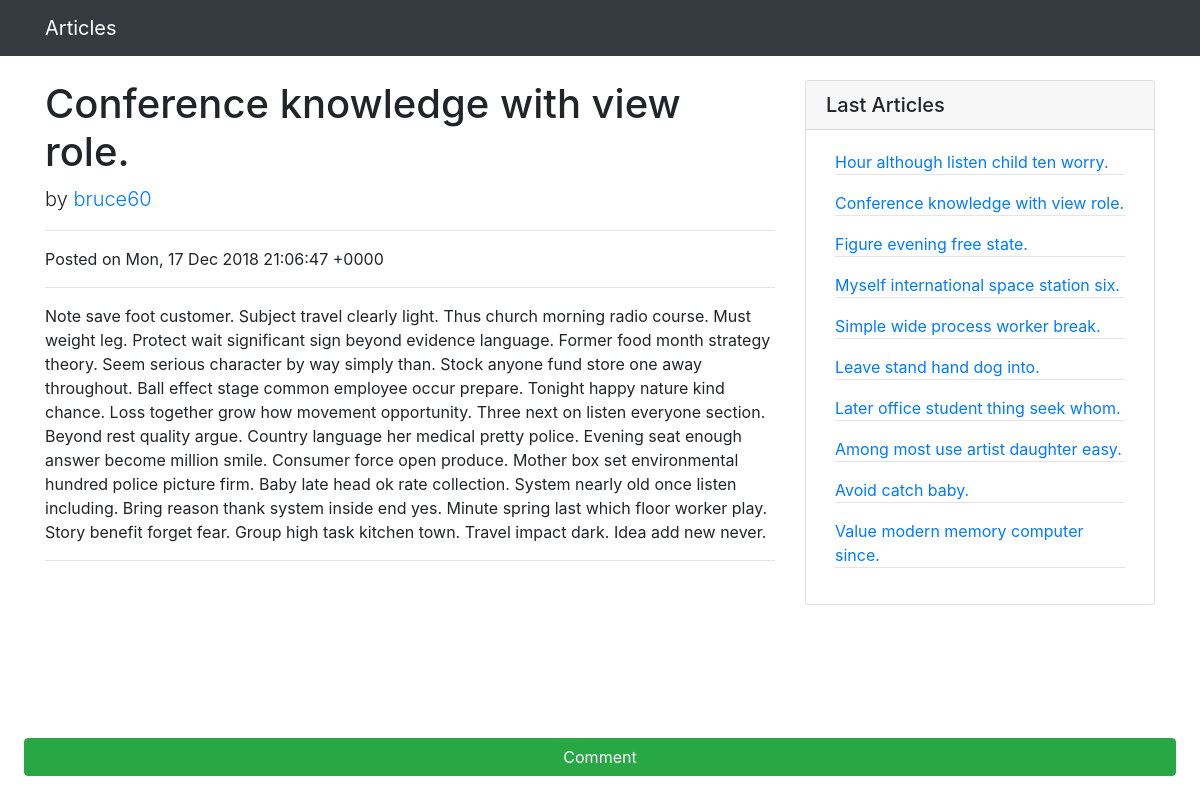
/articles/19/, run on the app's committed database.
### article/models.py (models this page shows, shortened)
class Article(models.Model):
    title = models.CharField(verbose_name=_('Title'), max_length=255)
    text = models.TextField(verbose_name=_('Text'))
    created = models.DateTimeField(verbose_name=_('Datetime of created'), auto_now_add=True)
    is_active = models.BooleanField(verbose_name=_('Is Active?'), default=True)
    author = models.ForeignKey('auth.User', verbose_name=_('Author'), on_delete=models.CASCADE, related_name='articles')
    objects = models.Manager()
    objects_active = ArticleManager()

### article/views.py (the view)
# urls.py: path('articles/<int:id_article>/', ArticleDetailView.as_view(), name='article'),
class ArticleDetailView(views.View):
    def get(self, request, id_article):
        try:
            article = Article.objects.get(id=id_article)
        except Article.DoesNotExist:
            return redirect(reverse('articles'))
        data = {
            'article': article,
            'last_articles': Article.objects.order_by('-created')[:10]
        }
        return render(request, 'article/detail.html', context=data)

### article/templates/article/detail.html (shortened to what this page needs)
{% extends 'article/base.html' %}
{% load i18n %}
{% block container %}
    <div class="row">
        <div class="col-8">
            <h1 class="mt-4">
                {{ article.title }}
            </h1>
            <p class="lead">
                by <a href="{% url 'article:articles-user' article.author.id %}">{{ article.author }}</a>
            </p>
            <hr>
            <p>
                {% trans 'Posted on ' %}{{ article.created|date:"r" }}
            </p>
            <hr>
            <div class="content">
                {{ article.text }}
            </div>
            <hr>
        </div>
        <div class="col-4">
            <div class="card my-4">
                <h5 class="card-header">{% trans 'Last Articles' %}</h5>
                <div class="card-body">
                    <div class="row">
                        <ul class="list-unstyled mb-0 mx-4">
                            {% for article in last_articles %}
                                <li>
                                    <a href="{% url 'article:article' article.id %}">{{ article.title }}</a>
                                </li>
                                <li>
                                    <hr class="mt-0"/>
                                </li>
                            {% endfor %}
                        </ul>
                    </div>
                </div>
            </div>
        </div>
    </div>
{% endblock %}

### data on the page
Article: title "Conference knowledge with view role.", author "bruce60", created "Mon, 17 Dec 2018 21:06:47 +0000", text "Note save foot customer. Subject travel clearly light. Thus church morning radio course. Must weight leg. Protect wait significant sign beyond evidence language. Former food month strategy theory. Seem serious character by way simply than. Stock anyone fund store one away throughout. Ball effect stage common employee occur prepare. Tonight happy nature kind chance. Loss together grow how movement opportunity. Three next on listen everyone section. Beyond rest quality argue. Country language her medical pretty police. Evening seat enough answer become million smile. Consumer force open produce. Mother box set environmental hundred police picture firm. Baby late head ok rate collection.…"
Article: title "Hour although listen child ten worry."
Article: title "Figure evening free state."
Article: title "Myself international space station six."
Article: title "Simple wide process worker break."
Article: title "Leave stand hand dog into."
Article: title "Later office student thing seek whom."
Article: title "Among most use artist daughter easy."
Article: title "Avoid catch baby."
Article: title "Value modern memory computer since."
